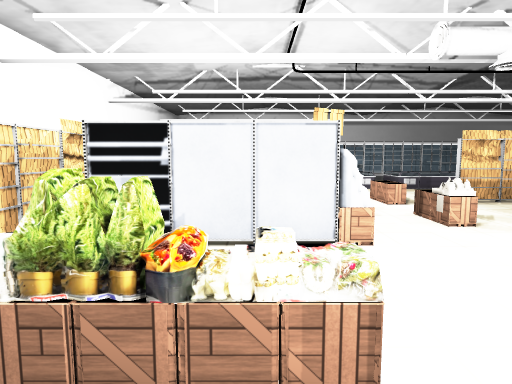
view 1 (above)

24 first-person views from a walk through a 3-D level made in the Unity game engine. The camera is 1.5 m above the floor, tilts 6° down and sees 75° across. The floor is counted in squares, 1 m on a side. Each view is taken from the middle of a square. On the plan, view 1 faces up. The plan holds only what a view shows up to about 15 squares ahead; the rest is blank. The place goes on beyond the plan. The player is left out. Door leaves are left out, so doorways stand open. Some surface patterns are stand-ins.

view 2
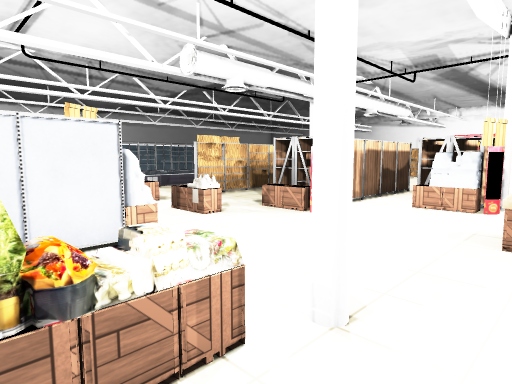

view 3
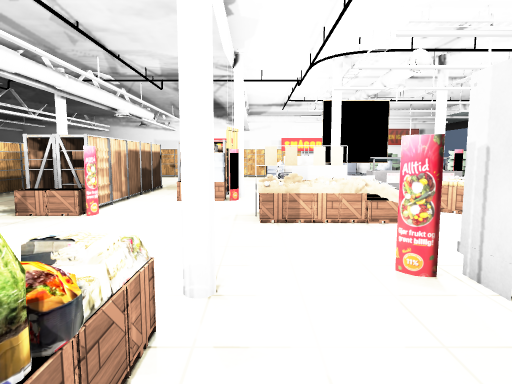

view 4
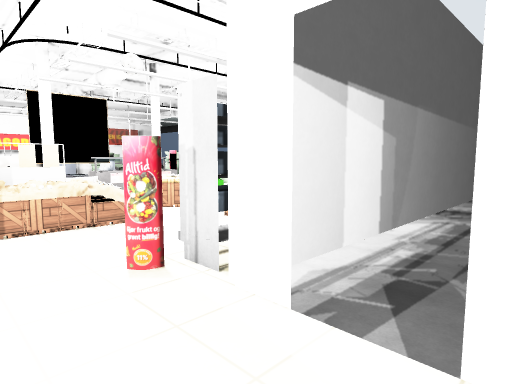

view 5
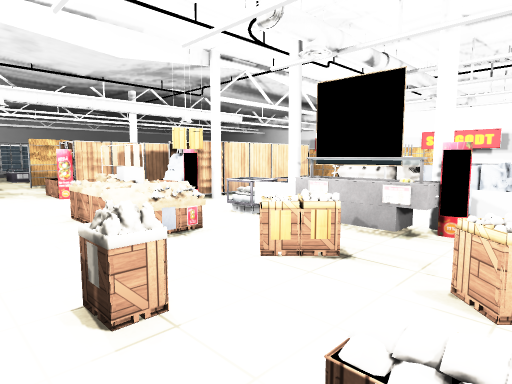

view 6
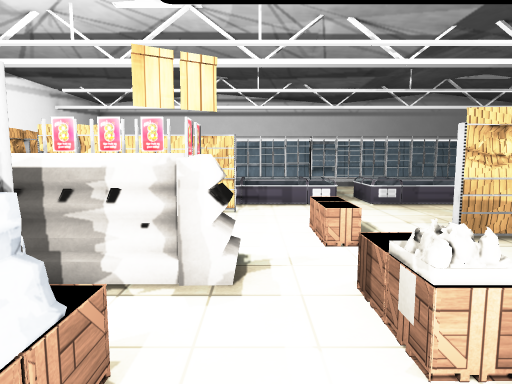

view 7
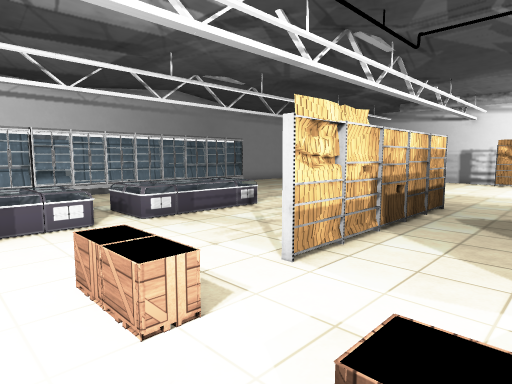

view 8
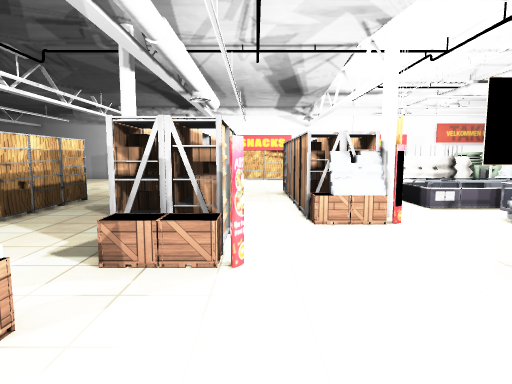

view 9
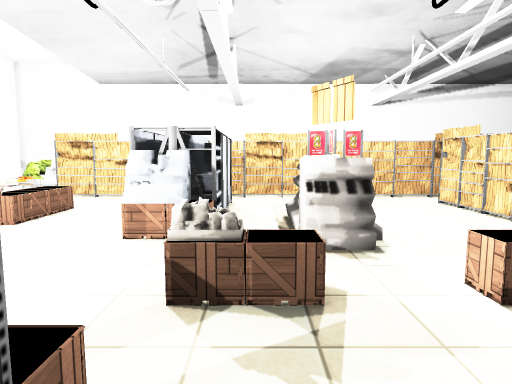

view 10
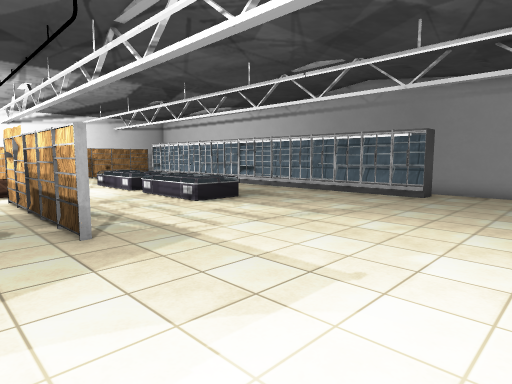

view 11
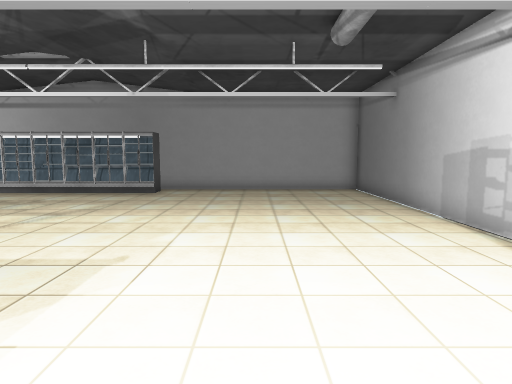

view 12
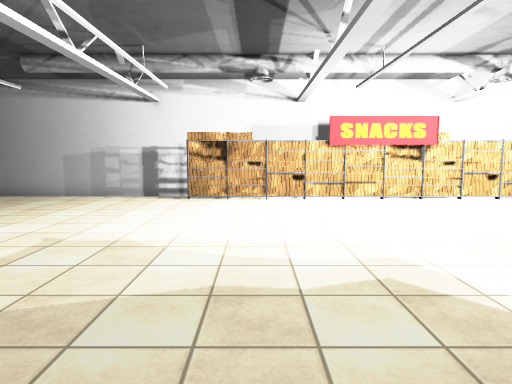

view 13
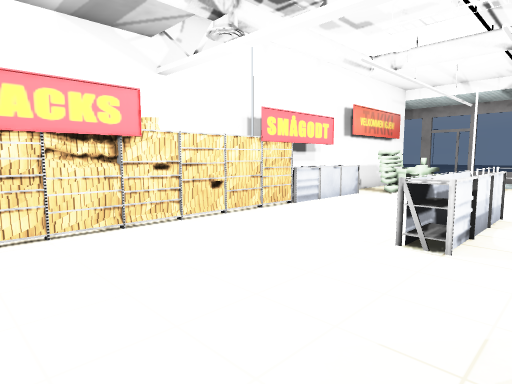

view 14
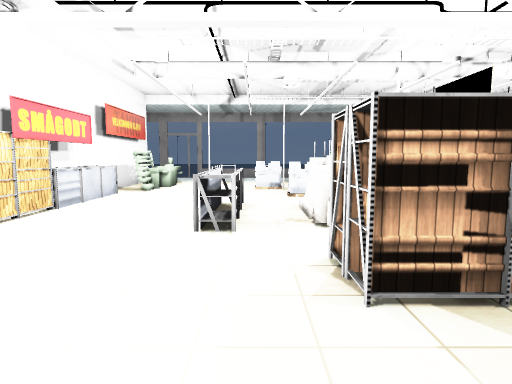

view 15
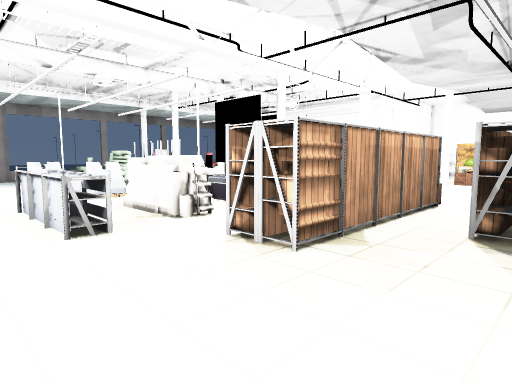

view 16
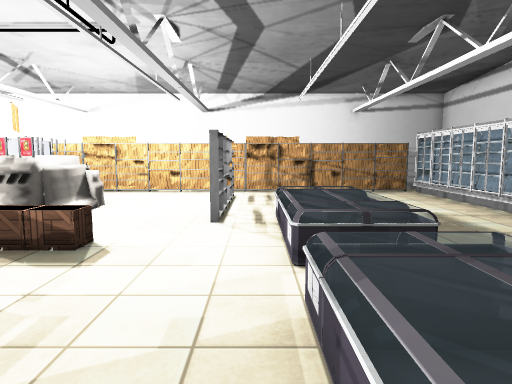

view 17
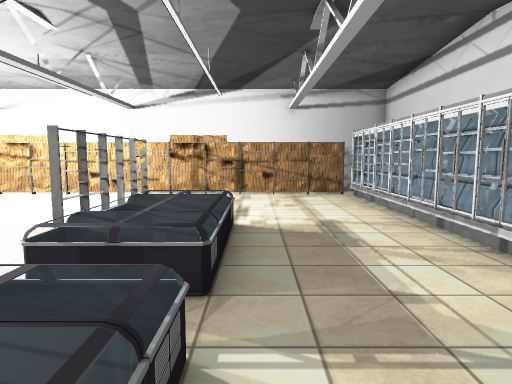

view 18
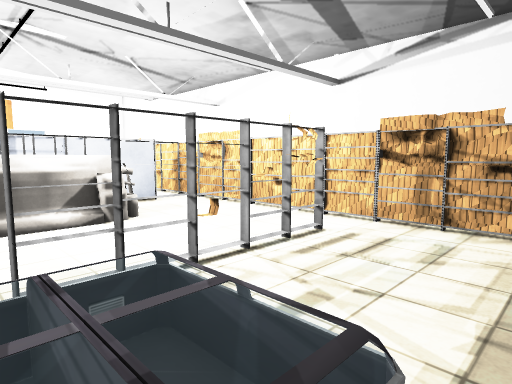

view 19
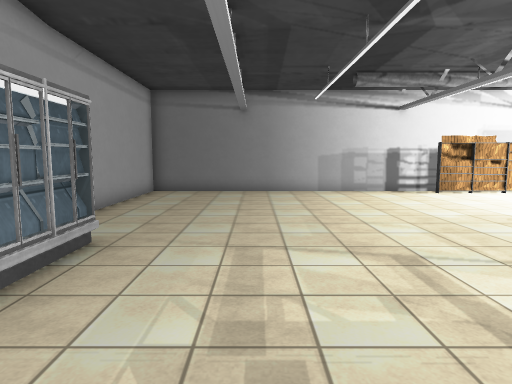

view 20
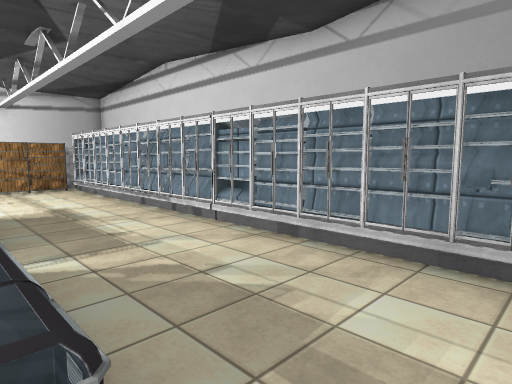

view 21
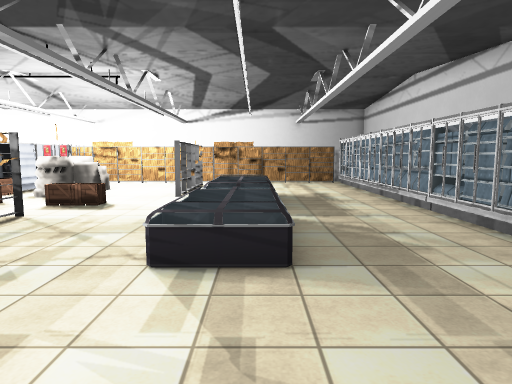

view 22
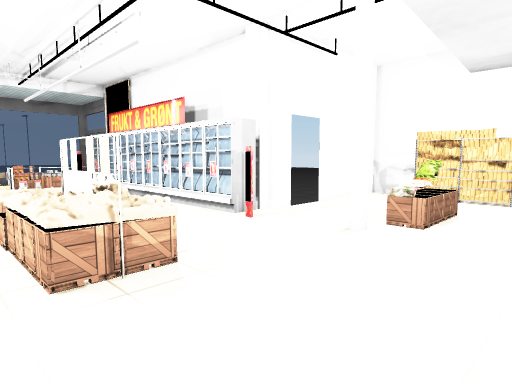

view 23
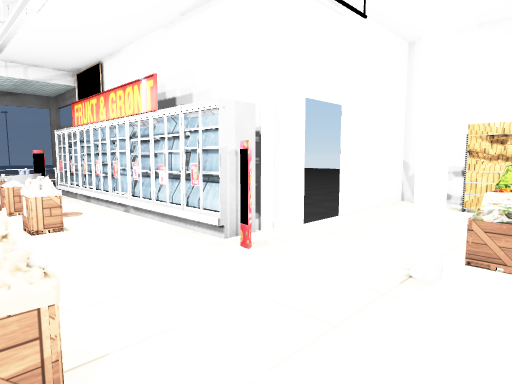

view 24
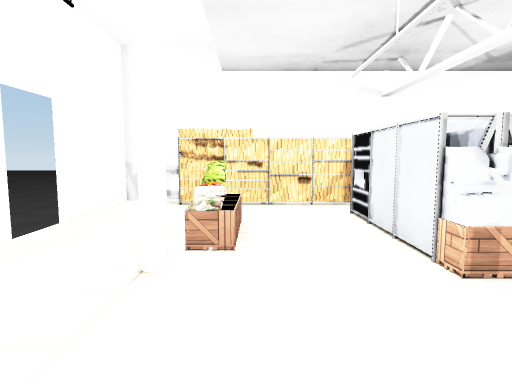

### Floor plan
Key: @ floor where view 1 was taken; # wall or solid block; . floor; D open door; = window, fence, low wall or low ledge; ^ raised ledge; v drop or lower ground; O other object.
Columns run from 6 left of view 1 to 25 right of it. Each row starts with its distance up from view 1.
 23   ##       ###      ##.........#
 22 #.=#====#====#====#===.........#
 21  O.............................#
 20   O............................#
 19  OO............................#
 18  OO............................#
 17 vO......OOOO.OOOOO.............#
 16 vOO.....OOOO.OOOOO.............#
 15 vOO............................#
 14 vOOOOOOOO......................#
 13 v O............................#
 12 vOO.......OO...................#
 11 vOO.......OO.OOOOOOO..........Ov
 10 vO....OOOO....................Ov
  9 vOO..OOOOOO...................Ov
  8 vOO.......OO.... O  ..........Ov
  7 vOOOOOOOO.OO.OOO    O.........Ov
  6 v O OOOOO....OOOOOOOO.........Ov
  5 vOO..........O................Ov
  4  OO.............OOOOOOOO......Ov
  3 vO...OO........OOOO O OO......Ov
  2 vOO.OOOOO......OOOO   OO......Ov
  1 vOO.........O^..O..   ........Ov
  0 #.....@....OOO....OOO.O..O....Ov
 -1 #....DD.O..OO^.OO.OOOOOO.O....Ov
 -2  ####DD#=..=O .OOOOOOOO..O....Ov
 -3      vv#=....O.OO OOOOO..O....O
 -4 vvvv vv#O...OO.OO =   O..O....OO
 -5 vvv  vv#O.O.OOOOO..   ........OO
 -6 v    vv#O....O.OOOO   O... ...OO
 -7       v#O.OO.O..O      ... ...Ov
 -8       v#O.O            ... ..O.#

Positions as (right, up) in squares from view 1, and headings:
1: (0, 0), facing up
2: (-1, 0), facing up-right
3: (-2, 1), facing right
4: (-2, 1), facing down-right
5: (3, -8), facing up-right
6: (3, 5), facing up
7: (3, 8), facing up-right
8: (2, 5), facing right
9: (8, 8), facing left
10: (20, 9), facing up-left
11: (20, 8), facing up
12: (12, 9), facing right
13: (17, 6), facing down-right
14: (18, 7), facing down
15: (21, 7), facing down-left
16: (10, 15), facing left
17: (9, 18), facing left
18: (3, 18), facing down-left
19: (10, 19), facing right
20: (12, 17), facing up-left
21: (15, 17), facing left
22: (8, 5), facing down-left
23: (6, 3), facing down-left
24: (6, 3), facing left
